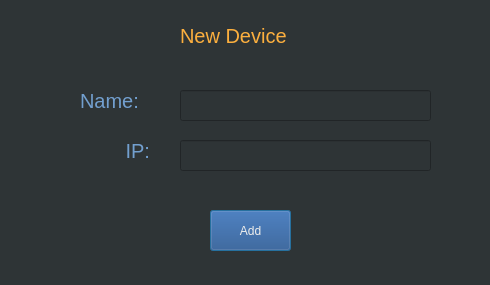
<?xml version="1.0" encoding="UTF-8"?>
<ui version="4.0">
 <class>Dialog</class>
 <widget class="QDialog" name="Dialog">
  <property name="geometry">
   <rect>
    <x>0</x>
    <y>0</y>
    <width>490</width>
    <height>285</height>
   </rect>
  </property>
  <property name="windowTitle">
   <string>Dialog</string>
  </property>
  <property name="styleSheet">
   <string notr="true">background-color: rgb(46, 52, 54);</string>
  </property>
  <widget class="QLabel" name="label_2">
   <property name="geometry">
    <rect>
     <x>120</x>
     <y>140</y>
     <width>41</width>
     <height>21</height>
    </rect>
   </property>
   <property name="styleSheet">
    <string notr="true">font-size:15pt;
color:rgb(114, 159, 207)</string>
   </property>
   <property name="text">
    <string> IP:</string>
   </property>
  </widget>
  <widget class="QLineEdit" name="object_name">
   <property name="geometry">
    <rect>
     <x>180</x>
     <y>90</y>
     <width>251</width>
     <height>31</height>
    </rect>
   </property>
   <property name="styleSheet">
    <string notr="true">font-size:12pt; color:rgb(238, 238, 236)
</string>
   </property>
   <property name="alignment">
    <set>Qt::AlignCenter</set>
   </property>
  </widget>
  <widget class="QLabel" name="label_3">
   <property name="geometry">
    <rect>
     <x>80</x>
     <y>90</y>
     <width>71</width>
     <height>21</height>
    </rect>
   </property>
   <property name="styleSheet">
    <string notr="true">font-size:15pt;
color:rgb(114, 159, 207)</string>
   </property>
   <property name="text">
    <string>Name:</string>
   </property>
  </widget>
  <widget class="QLabel" name="label">
   <property name="geometry">
    <rect>
     <x>180</x>
     <y>10</y>
     <width>141</width>
     <height>51</height>
    </rect>
   </property>
   <property name="styleSheet">
    <string notr="true">color:rgb(252, 175, 62);
font-size:15pt;

</string>
   </property>
   <property name="text">
    <string>New Device</string>
   </property>
  </widget>
  <widget class="QLineEdit" name="ip">
   <property name="geometry">
    <rect>
     <x>180</x>
     <y>140</y>
     <width>251</width>
     <height>31</height>
    </rect>
   </property>
   <property name="styleSheet">
    <string notr="true">font-size:12pt; color:rgb(238, 238, 236)
</string>
   </property>
   <property name="alignment">
    <set>Qt::AlignCenter</set>
   </property>
  </widget>
  <widget class="QPushButton" name="add_object_button">
   <property name="geometry">
    <rect>
     <x>210</x>
     <y>210</y>
     <width>81</width>
     <height>41</height>
    </rect>
   </property>
   <property name="styleSheet">
    <string notr="true">color:rgb(238, 238, 236);

background-color: rgb(32, 74, 135);</string>
   </property>
   <property name="text">
    <string>Add</string>
   </property>
  </widget>
 </widget>
 <resources/>
 <connections/>
</ui>
